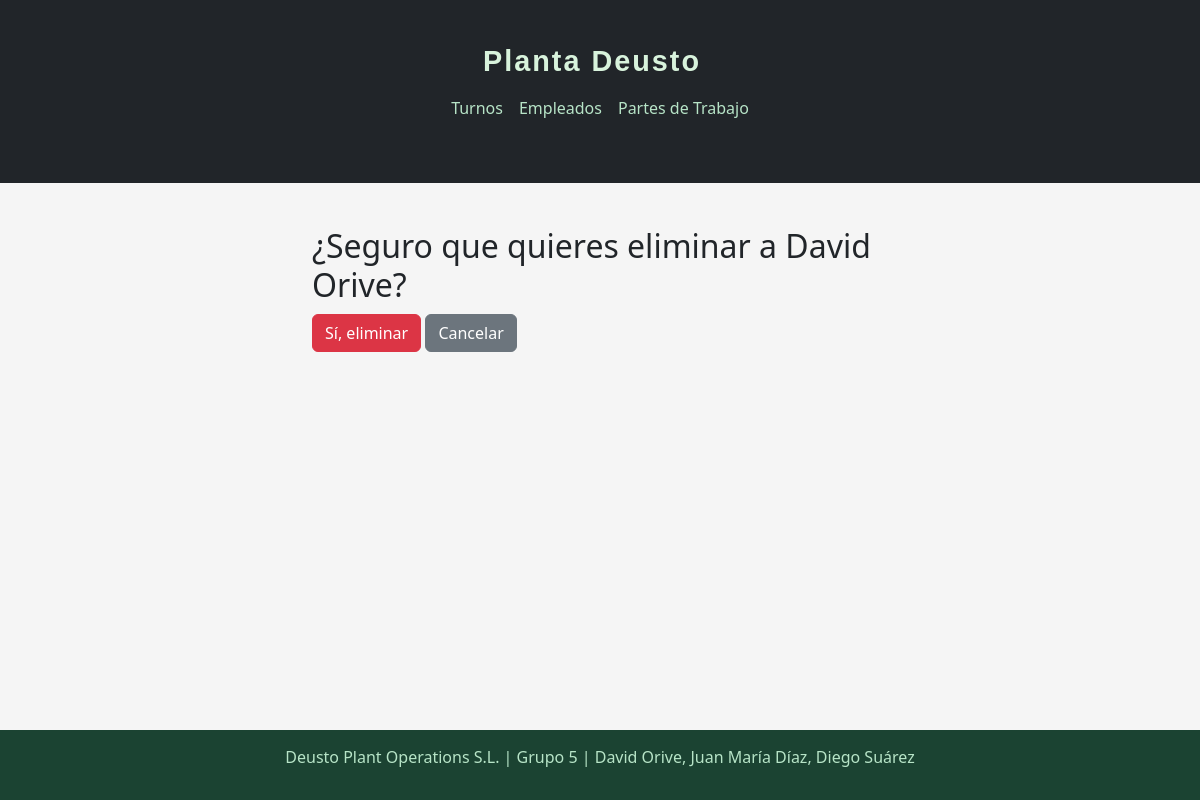
The page /empleados/borrar/2/ on the database as committed earlier.
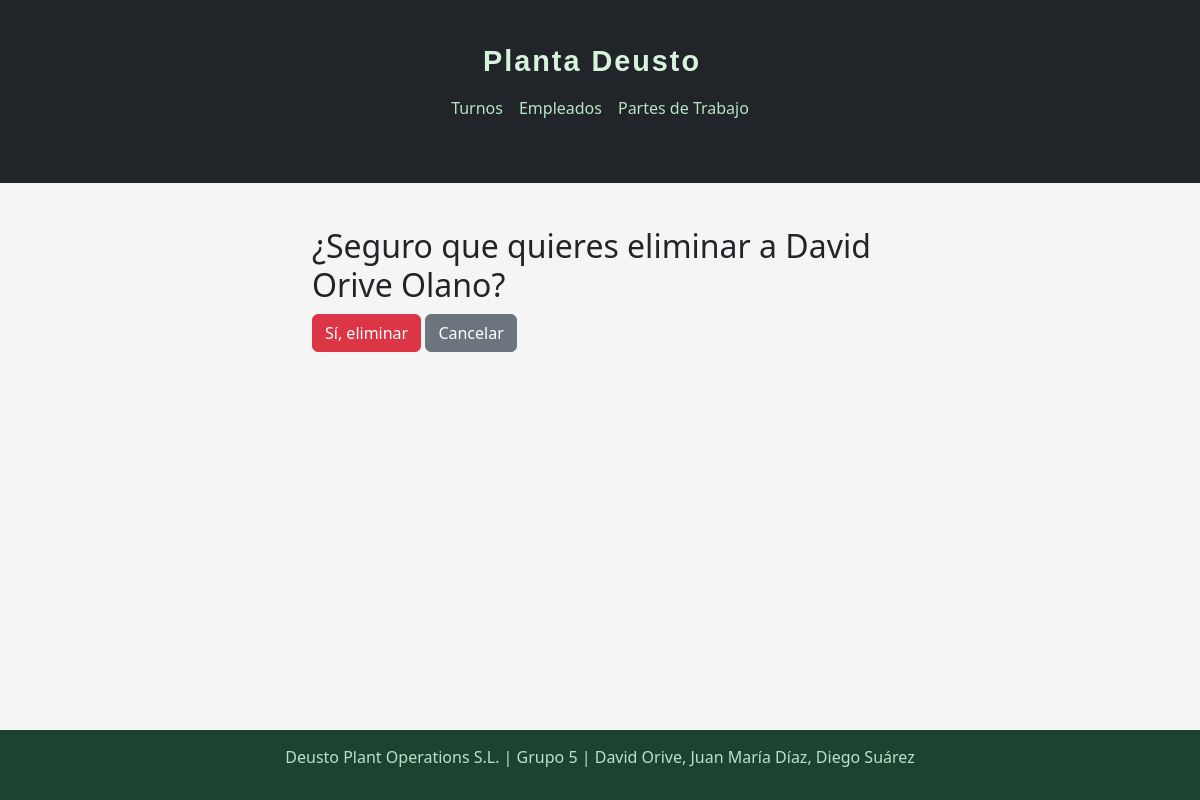
The same page on the database as committed later.
### Gestion/models.py (models this page shows, shortened)
class Empleado(models.Model):
    nombre = models.CharField(max_length=100)
    apellido = models.CharField(max_length=100)
    email = models.EmailField(unique=True)
    telefono = models.CharField(max_length=20)
    puesto = models.CharField(max_length=50)
    dni = models.CharField(max_length=20, unique=True)
    codigo_empleado = models.CharField(max_length=10, unique=True)
    direccion = models.CharField(max_length=200)

### Gestion/views.py (the view)
# urls.py: path('empleados/borrar/<int:pk>/', views.borrar_empleado, name='borrar_empleado'),
def borrar_empleado(request, pk):
    empleado = get_object_or_404(Empleado, pk=pk)
    if request.method == 'POST':
        empleado.delete()
        return redirect('lista_empleados')
    return render(request, 'Gestion/borrar_empleado.html', {'empleado': empleado})

### Gestion/templates/Gestion/borrar_empleado.html (shortened to what this page needs)
<!DOCTYPE html>
{% load static %}
<html lang="es">
<head>
    <link href="https://cdn.jsdelivr.net/npm/bootstrap@5.3.0/dist/css/bootstrap.min.css" rel="stylesheet">
    <link rel="stylesheet" href="{% static 'Css/Plantilla_unificada.css' %}">
    <link rel="stylesheet" href="{% static 'Css/Css_borrar_empleado.css' %}">
</head>
<body>
    <nav class="navbar navbar-dark bg-dark mb-4">
        <div class="container d-flex flex-column align-items-center">
            <a class="navbar-brand" href="/">Planta Deusto</a>
            <ul class="navbar-nav d-flex flex-row gap-3">
                <li class="nav-item"><a class="nav-link" href="/turnos/">Turnos</a></li>
                <li class="nav-item"><a class="nav-link" href="/empleados/">Empleados</a></li>
                <li class="nav-item"><a class="nav-link" href="/partes/">Partes de Trabajo</a></li>
            </ul>
        </div>
    </nav>
    <div class="container">
        <h2>¿Seguro que quieres eliminar a {{ empleado.nombre }} {{ empleado.apellido }}?</h2>
        <form method="post">
            <button type="submit" class="btn btn-danger">Sí, eliminar</button>
            <a href="{% url 'lista_empleados' %}" class="btn btn-secondary">Cancelar</a>
        </form>
    </div>
    <footer
        class="footer">
        <p>Deusto Plant Operations S.L. | Grupo 5 | David Orive, Juan María Díaz, Diego Suárez</p>
    </footer>
</body>
</html>

Rows that differ between the two databases and show on the page:
changed Empleado "David": apellido "Orive" → "Orive Olano"
